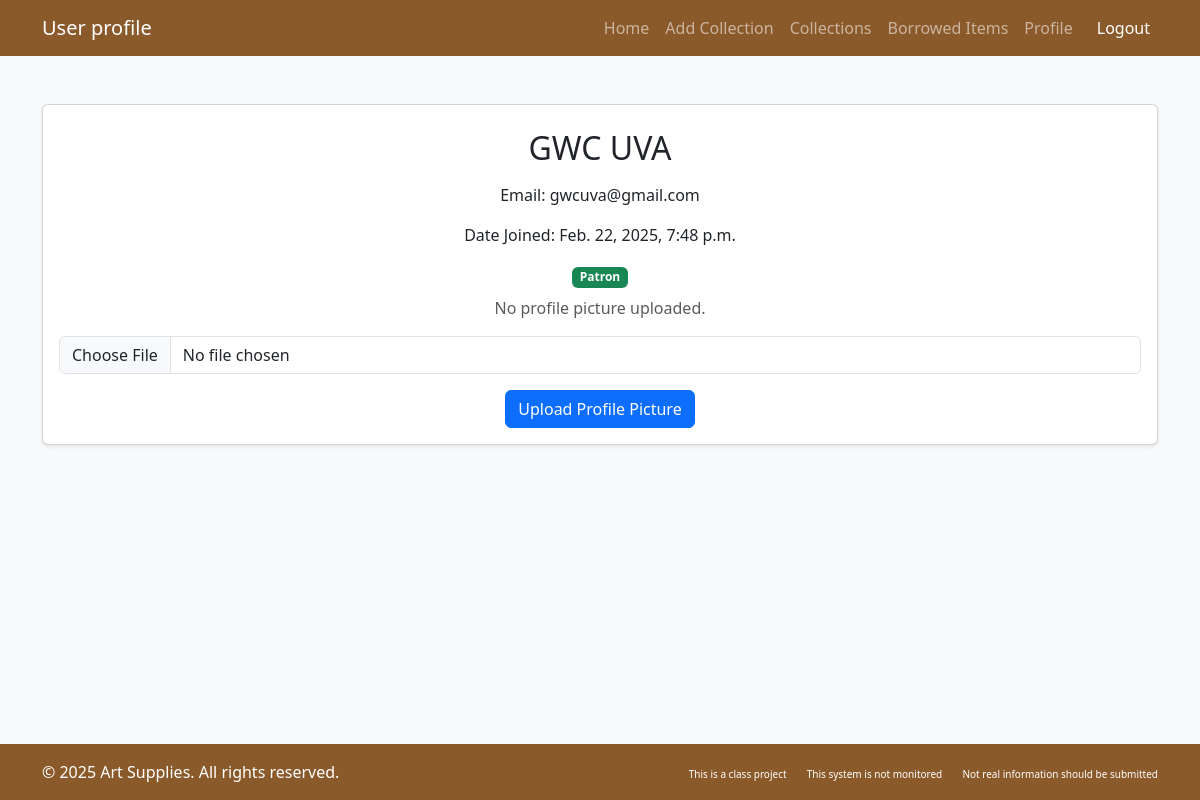
Screenshot of /artlibrary/profile/ (signed in) with the database file from the repository.
### artlibrary/models.py (models this page shows, shortened)
class CustomUser(AbstractUser):
    profile_pic = models.ImageField(
        storage=S3Boto3Storage(),
        upload_to='profile_pics/',
        null=True,
        blank=True
    )
    date_joined = models.DateTimeField(auto_now_add=True)
    roles = (('patron', 'Patron'), ('librarian', 'Librarian'), ('anonymous', 'Anonymous'))
    user_role = models.CharField(max_length=12, choices=roles, default='patron')
    email = models.EmailField(blank=True, max_length=254, verbose_name='email address')

### artlibrary/views.py (the view)
# urls.py: path('profile/', views.profile, name='profile'),
def profile(request):
    return render(request,'artlibrary/userprofile.html')

### artlibrary/templates/artlibrary/userprofile.html (shortened to what this page needs)
{% load django_bootstrap5 %}
<!DOCTYPE html>
<html lang="en">
<head>
    {% bootstrap_css %}
</head>
<nav class="navbar navbar-expand-lg navbar-dark bg-brown">
    <div class="container">
        <a class="navbar-brand" href="#">User profile</a>
        <div class="collapse navbar-collapse" id="navbarNav">
            <ul class="navbar-nav ms-auto">
                <li class="nav-item"><a class="nav-link" href="{% url 'dashboard' %}">Home</a></li>
                {% if request.user.user_role != "anonymous_user" %}
                <li class="nav-item"><a class="nav-link" href="{% url 'add_collection' %}">Add Collection</a></li>
                {% endif %}
                <li class="nav-item"><a class="nav-link" href="{% url 'collections' %}">Collections</a></li>
                <li class="nav-item"><a class="nav-link" href="{% url 'borrowed_items' %}">Borrowed Items</a></li>
                {% if request.user.user_role != "anonymous_user" %}
                <li class="nav-item"><a class="nav-link" href="{% url 'profile' %}">Profile</a></li>
                {% endif %}
                <li class="nav-item">
                    <a class="nav-link btn btn-danger btn-sm text-white ms-2" href="{% url 'logout' %}">Logout</a>
                </li>
            </ul>
        </div>
    </div>
</nav>
<body class="bg-light">
   <div class="container mt-5">
    <div class="card shadow-sm">
        <div class="card-body text-center">
            <div class="col-12 mt-2">
                <h2 class="mb-3">{{ request.user.get_full_name }}</h2>
                <p>Email: {{ request.user.email }}</p>
                <p>Date Joined: {{ request.user.date_joined }}</p>
                <span class="badge bg-success text-capitalize">{{request.user.user_role}}</span>
            </div>
             <div class="col-12 mt-2">
                {% if request.user.profile_pic %}
                    <img src="{{ request.user.profile_pic.url }}" alt="Profile Picture" class="rounded-circle mb-3" style="width: 150px; height: 150px; object-fit: cover;">
                {% else %}
                    <p class="text-muted">No profile picture uploaded.</p>
                {% endif %}
             </div>
            <form method="POST" enctype="multipart/form-data" action="{% url 'update_profile' %}" class="mt-3">
                <div class="mb-3">
                    <input type="file" name="profile_pic" class="form-control">
                </div>
                {% if request.user.profile_pic %}
                <button type="submit" class="btn btn-primary">Change Profile Picture</button>
                {% else %}
                <button type="submit" class="btn btn-primary">Upload Profile Picture</button>
                {% endif %}
            </form>
        </div>
    </div>
</div>
</body>
<footer class="py-3 bg-dark text-white mt-auto bg-brown">
    <div class="container">
        <div class="row">
            <div class="col-md-6">
                <p class="mb-0">&copy; 2025 Art Supplies. All rights reserved.</p>
            </div>
            <div class="col-md-6 text-md-end">
                <a href="#" class="text-white text-decoration-none me-3" style="font-size: 10px;">This is a class project</a>
                <a href="#" class="text-white text-decoration-none me-3" style="font-size: 10px;">This system is not monitored</a>
                <a href="#" class="text-white text-decoration-none" style="font-size: 10px;">Not real information should be submitted</a>
            </div>
        </div>
    </div>
</footer>
</html>

### artlibrary/templates/artlibrary/userprofile.html (style rules this page uses)
:root { --bs-primary: #8B5A2B; --bs-primary-rgb: 139, 90, 43; --bs-secondary: #A67C52; --bs-secondary-rgb: 166, 124, 82; --bs-dark: #5D4037; }
body { min-height: 100vh; display: flex; flex-direction: column; }
.bg-brown { background-color: #8B5A2B !important; }

### rows the page displays
CustomUser: user.get_full_name "GWC UVA", user.email "gwcuva@gmail.com", user.date_joined "Feb. 22, 2025, 7:48 p.m.", user.user_role "Patron"
